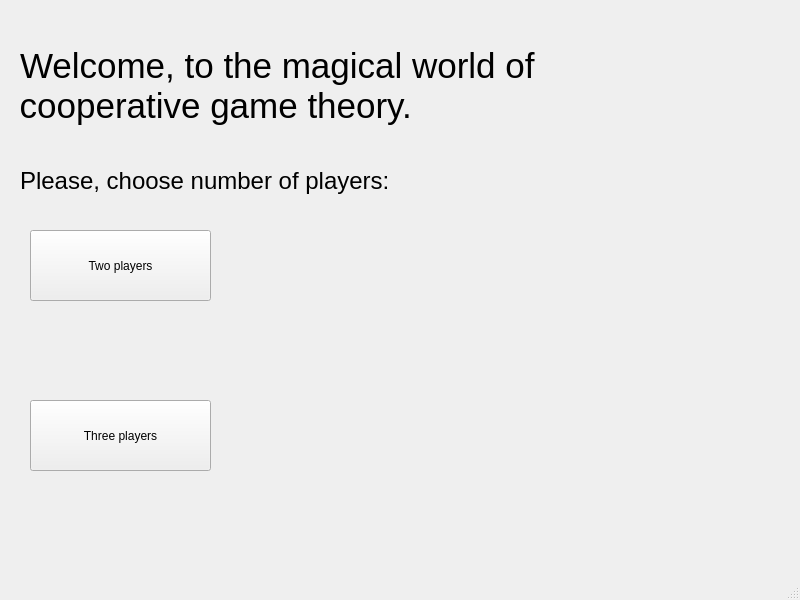
<?xml version="1.0" encoding="UTF-8"?>
<ui version="4.0">
 <class>MainWindow</class>
 <widget class="QMainWindow" name="MainWindow">
  <property name="geometry">
   <rect>
    <x>0</x>
    <y>0</y>
    <width>800</width>
    <height>600</height>
   </rect>
  </property>
  <property name="windowTitle">
   <string>Dynamic cores</string>
  </property>
  <widget class="QWidget" name="centralwidget">
   <widget class="QLabel" name="label">
    <property name="geometry">
     <rect>
      <x>20</x>
      <y>0</y>
      <width>1041</width>
      <height>131</height>
     </rect>
    </property>
    <property name="font">
     <font>
      <pointsize>26</pointsize>
     </font>
    </property>
    <property name="text">
     <string>Welcome, to the magical world of</string>
    </property>
   </widget>
   <widget class="QLabel" name="label_2">
    <property name="geometry">
     <rect>
      <x>10</x>
      <y>50</y>
      <width>541</width>
      <height>111</height>
     </rect>
    </property>
    <property name="font">
     <font>
      <pointsize>26</pointsize>
     </font>
    </property>
    <property name="text">
     <string> cooperative game theory.</string>
    </property>
   </widget>
   <widget class="QLabel" name="Question">
    <property name="geometry">
     <rect>
      <x>20</x>
      <y>100</y>
      <width>381</width>
      <height>161</height>
     </rect>
    </property>
    <property name="font">
     <font>
      <pointsize>18</pointsize>
     </font>
    </property>
    <property name="text">
     <string>Please, choose number of players:</string>
    </property>
   </widget>
   <widget class="QPushButton" name="ThreePL">
    <property name="geometry">
     <rect>
      <x>30</x>
      <y>400</y>
      <width>181</width>
      <height>71</height>
     </rect>
    </property>
    <property name="text">
     <string>Three players</string>
    </property>
   </widget>
   <widget class="QPushButton" name="TwoPL">
    <property name="geometry">
     <rect>
      <x>30</x>
      <y>230</y>
      <width>181</width>
      <height>71</height>
     </rect>
    </property>
    <property name="text">
     <string>Two players</string>
    </property>
   </widget>
  </widget>
  <widget class="QMenuBar" name="menubar">
   <property name="geometry">
    <rect>
     <x>0</x>
     <y>0</y>
     <width>800</width>
     <height>21</height>
    </rect>
   </property>
  </widget>
  <widget class="QStatusBar" name="statusbar"/>
 </widget>
 <resources/>
 <connections/>
</ui>
